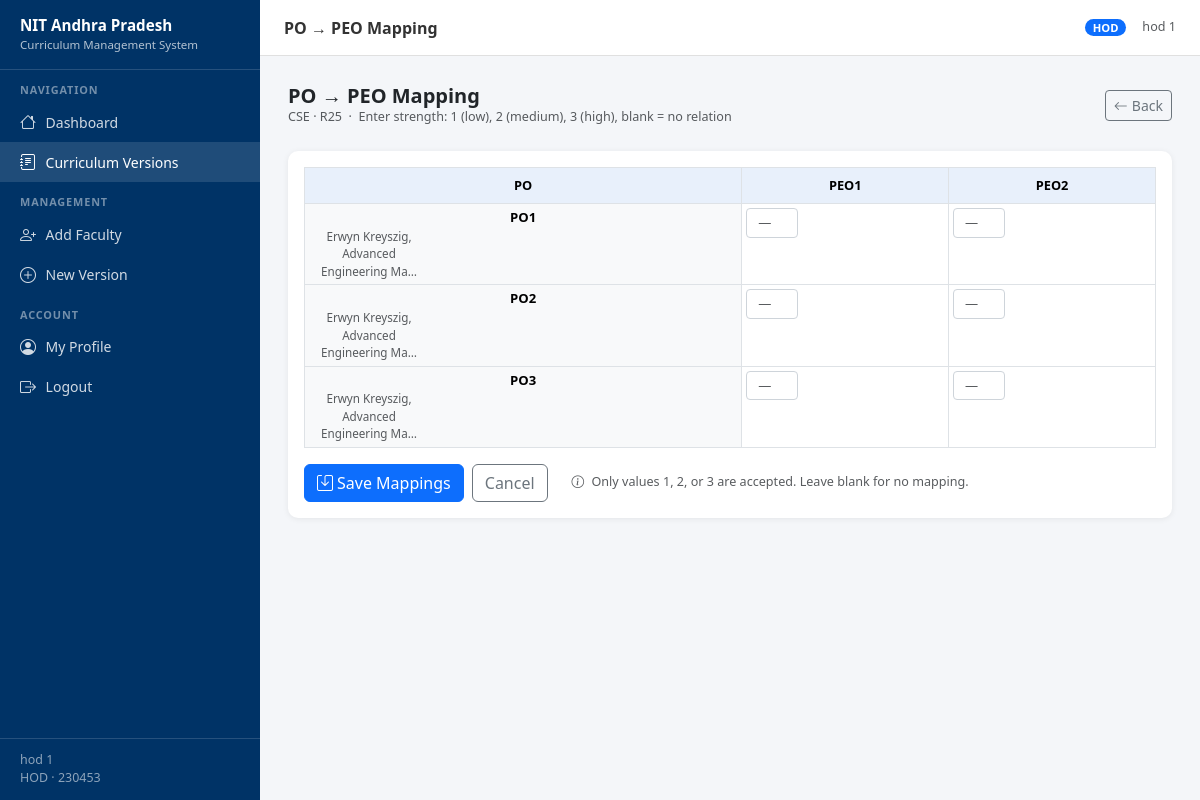
Screenshot of /curriculum/version/2/po-peo-mapping/ (signed in) with the database file from the repository.
### accounts/models.py (models this page shows, shortened)
class Profile(models.Model):
    ROLE_ADMIN = 'ADMIN'
    ROLE_HOD = 'HOD'
    ROLE_FACULTY = 'FACULTY'
    ROLE_CHOICES = [
        (ROLE_ADMIN, 'Admin'),
        (ROLE_HOD, 'HOD'),
        (ROLE_FACULTY, 'Faculty'),
    ]
    user = models.OneToOneField(User, on_delete=models.CASCADE, related_name='profile')
    role = models.CharField(max_length=20, choices=ROLE_CHOICES)
    department = models.ForeignKey(
        Department,
        on_delete=models.SET_NULL,
        null=True,
        blank=True,
        related_name='profiles'
    )
    employee_id = models.CharField(max_length=50, blank=True)
    phone = models.CharField(max_length=20, blank=True)
    created_at = models.DateTimeField(auto_now_add=True)
    class Meta:
        ordering = ['user__last_name', 'user__first_name']
    @property
    def is_admin(self):
        return self.role == self.ROLE_ADMIN
    @property
    def is_hod(self):
        return self.role == self.ROLE_HOD
    @property
    def display_name(self):
        full = self.user.get_full_name()
        return full if full.strip() else self.user.username

class Department(models.Model):
    name = models.CharField(max_length=200)
    code = models.CharField(max_length=20, unique=True)
    degree = models.CharField(max_length=100, default='B.Tech')
    created_at = models.DateTimeField(auto_now_add=True)
    updated_at = models.DateTimeField(auto_now=True)
    class Meta:
        ordering = ['name']

### curriculum/models.py (models this page shows, shortened)
class CurriculumVersion(models.Model):
    STATUS_DRAFT = 'DRAFT'
    STATUS_PUBLISHED = 'PUBLISHED'
    STATUS_ARCHIVED = 'ARCHIVED'
    STATUS_CHOICES = [
        (STATUS_DRAFT, 'Draft'),
        (STATUS_PUBLISHED, 'Published'),
        (STATUS_ARCHIVED, 'Archived'),
    ]
    department = models.ForeignKey(Department, on_delete=models.CASCADE, related_name='curriculum_versions')
    regulation = models.CharField(max_length=20, help_text="e.g. R20, R24, R28")
    academic_year = models.CharField(max_length=20, help_text="e.g. 2024-25")
    status = models.CharField(max_length=20, choices=STATUS_CHOICES, default=STATUS_DRAFT)
    institute_name = models.CharField(max_length=300, default="National Institute of Technology Andhra Pradesh")
    institute_vision = models.TextField(blank=True)
    institute_mission = models.JSONField(default=list, help_text="List of mission statement strings")
    dept_vision = models.TextField(blank=True)
    dept_mission = models.JSONField(default=list, help_text="List of mission statement strings")
    ga_intro = models.TextField(
        blank=True,
        default="The Graduate Attributes are the knowledge skills and attitudes which the students have at "
                "the time of graduation. These attributes are generic and are common to all engineering programs. "
                "These Graduate Attributes are identified by National Board of Accreditation."
    )
    created_by = models.ForeignKey(User, on_delete=models.SET_NULL, null=True, related_name='created_versions')
    created_at = models.DateTimeField(auto_now_add=True)
    updated_at = models.DateTimeField(auto_now=True)
    class Meta:
        ordering = ['-created_at']
        unique_together = [('department', 'regulation')]
        verbose_name = 'Curriculum Version'

class PEO(models.Model):
    curriculum_version = models.ForeignKey(CurriculumVersion, on_delete=models.CASCADE, related_name='peos')
    number = models.PositiveSmallIntegerField()
    description = models.TextField()
    class Meta:
        ordering = ['number']
        unique_together = [('curriculum_version', 'number')]

class ProgramOutcome(models.Model):
    curriculum_version = models.ForeignKey(CurriculumVersion, on_delete=models.CASCADE, related_name='program_outcomes')
    number = models.PositiveSmallIntegerField()
    description = models.TextField()
    class Meta:
        ordering = ['number']
        unique_together = [('curriculum_version', 'number')]

### curriculum/views.py (the view, shortened to what this page needs)
# urls.py: path('version/<int:version_pk>/po-peo-mapping/', views.edit_po_peo_mapping, name='edit_po_peo'),
@login_required
def edit_po_peo_mapping(request, version_pk):
    profile = get_profile(request)
    if not profile or not (profile.is_hod or profile.is_admin):
        return HttpResponseForbidden("Only HOD can edit mappings.")
    version = get_version_or_403(request, version_pk)
    if version is None:
        return HttpResponseForbidden()
    pos = version.program_outcomes.all()
    peos = version.peos.all()
    matrix = {}
    for po in pos:
        matrix[po.number] = {}
    mapping_objs = POPEOMapping.objects.filter(curriculum_version=version)
    for obj in mapping_objs:
        for peo_num, strength in obj.mappings.items():
            matrix[obj.program_outcome.number][int(peo_num)] = strength
    return render(request, 'curriculum/matrix_mapping.html', {
        'version': version,
        'row_items': pos,
        'col_items': peos,
        'row_label': 'PO',
        'col_label': 'PEO',
        'matrix': matrix,
        'title': 'PO → PEO Mapping',
        'form_action': request.path,
    })

### curriculum/templatetags/curriculum_extras.py (called while the page is built)
@register.filter
def get_item(dictionary, key):
    if dictionary:
        return dictionary.get(key)
    return None

### curriculum/views.py (called while the page is built)
def get_profile(request):
    try:
        return request.user.profile
    except Profile.DoesNotExist:
        return None

def get_version_or_403(request, version_pk):
    profile = get_profile(request)
    version = get_object_or_404(CurriculumVersion, pk=version_pk)
    if profile.is_admin:
        return version
    if version.department != profile.department:
        return None
    return version

### templates/curriculum/matrix_mapping.html (shortened to what this page needs)
{% extends "base.html" %}
{% load curriculum_extras %}
{% block page_title %}{{ title }}{% endblock %}
{% block nav_curriculum %}active{% endblock %}
{% block content %}
<div class="d-flex align-items-center justify-content-between mb-4">
  <div>
    <h5 class="fw-semibold mb-0">{{ title }}</h5>
    <div class="text-muted small">{{ version.department.name }} · {{ version.regulation }}
      &nbsp;·&nbsp; Enter strength: 1 (low), 2 (medium), 3 (high), blank = no relation
    </div>
  </div>
  <a href="{% url 'curriculum:version_detail' version.pk %}" class="btn btn-sm btn-outline-secondary">
    <i class="bi bi-arrow-left me-1"></i>Back
  </a>
</div>
<div class="card">
  <div class="card-body">
    <form method="post" action="{{ form_action }}" novalidate>
      <div class="table-responsive">
        <table class="table table-bordered mapping-grid mb-0" style="font-size:0.82rem;">
          <thead>
            <tr>
              <th class="text-center" style="min-width:70px;">{{ row_label }}</th>
              {% for col in col_items %}
              <th class="text-center" style="min-width:52px;">{{ col_label }}{{ col.number }}</th>
              {% endfor %}
            </tr>
          </thead>
          <tbody>
            {% for row in row_items %}
            <tr>
              <td class="fw-semibold text-center bg-light">
                {{ row_label }}{{ row.number }}
                {% if row.description %}
                <div class="text-muted fw-normal" style="font-size:0.73rem; white-space:normal; max-width:120px;">
                  {{ row.description|truncatechars:40 }}
                </div>
                {% endif %}
              </td>
              {% for col in col_items %}
              {% with field_name=row_label|lower|add:"_"|add:row.number|stringformat:"s"|add:"_"|add:col_label|lower|add:"_"|add:col.number|stringformat:"s" %}
              <td class="text-center p-1">
{% with row_map=matrix|get_item:row.number %}
{% with value=row_map|get_item:col.number %}
<input type="number"
       name="{{ field_name }}"
       min="1"
       max="3"
       step="1"
       value="{{ value|default:'' }}"
       class="form-control form-control-sm text-center p-1"
       style="width:52px; font-size:0.82rem;"
       placeholder="—">
{% endwith %}
{% endwith %}
</td>
              {% endwith %}
              {% endfor %}
            </tr>
            {% empty %}
            <tr>
              <td colspan="100" class="text-center text-muted py-4">
                No {{ row_label }}s defined. Please add them first.
              </td>
            </tr>
            {% endfor %}
          </tbody>
        </table>
      </div>
      <div class="d-flex gap-2 mt-3 align-items-center">
        <button type="submit" class="btn btn-primary">
          <i class="bi bi-save me-1"></i>Save Mappings
        </button>
        <a href="{% url 'curriculum:version_detail' version.pk %}" class="btn btn-outline-secondary">
          Cancel
        </a>
        <span class="text-muted small ms-3">
          <i class="bi bi-info-circle me-1"></i>
          Only values 1, 2, or 3 are accepted. Leave blank for no mapping.
        </span>
      </div>
    </form>
  </div>
</div>
{% endblock %}

### templates/base.html (shortened to what this page needs)
<!DOCTYPE html>
<html lang="en">
<head>
  <link href="https://cdn.jsdelivr.net/npm/bootstrap@5.3.3/dist/css/bootstrap.min.css" rel="stylesheet" />
  <link href="https://cdn.jsdelivr.net/npm/bootstrap-icons@1.11.3/font/bootstrap-icons.min.css" rel="stylesheet" />
</head>
<body>
<nav id="sidebar">
  <div class="brand">
    <div class="brand-title">NIT Andhra Pradesh</div>
    <div class="brand-sub">Curriculum Management System</div>
  </div>
  {% if user.is_authenticated %}
    {% with profile=user.profile %}
    <div class="nav-section-label">Navigation</div>
    <a href="{% url 'accounts:dashboard' %}" class="nav-link {% block nav_dashboard %}{% endblock %}">
      <i class="bi bi-house"></i> Dashboard
    </a>
    <a href="{% url 'curriculum:version_list' %}" class="nav-link {% block nav_curriculum %}{% endblock %}">
      <i class="bi bi-journal-text"></i> Curriculum Versions
    </a>
    {% if profile.is_admin or profile.is_hod %}
    <div class="nav-section-label">Management</div>
      {% if profile.is_hod %}
      <a href="{% url 'accounts:create_faculty' %}" class="nav-link">
        <i class="bi bi-person-plus"></i> Add Faculty
      </a>
      <a href="{% url 'curriculum:version_create' %}" class="nav-link">
        <i class="bi bi-plus-circle"></i> New Version
      </a>
      {% endif %}
    {% endif %}
    <div class="nav-section-label">Account</div>
    <a href="{% url 'accounts:edit_profile' %}" class="nav-link">
      <i class="bi bi-person-circle"></i> My Profile
    </a>
    <a href="{% url 'accounts:logout' %}" class="nav-link">
      <i class="bi bi-box-arrow-right"></i> Logout
    </a>
    <div class="sidebar-footer">
      <div>{{ profile.display_name }}</div>
      <div>{{ profile.get_role_display }}
        {% if profile.department %}· {{ profile.department.code }}{% endif %}
      </div>
    </div>
    {% endwith %}
  {% endif %}
</nav>
<div id="topbar">
  <span class="page-title">{% block page_title %}Dashboard{% endblock %}</span>
  {% if user.is_authenticated %}
    {% with profile=user.profile %}
    {% if profile.is_admin %}
      <span class="badge badge-role bg-danger">ADMIN</span>
    {% elif profile.is_hod %}
      <span class="badge badge-role bg-primary">HOD</span>
    {% else %}
      <span class="badge badge-role bg-secondary">FACULTY</span>
    {% endif %}
    <span class="text-muted small d-none d-sm-inline">{{ user.get_full_name|default:user.username }}</span>
    {% endwith %}
  {% endif %}
</div>
<div id="main-content">
  {% block content %}{% endblock %}
</div>
</body>
</html>

### templates/base.html (style rules this page uses)
:root { --sidebar-width: 260px; --topbar-height: 56px; --primary: #003366; --primary-light: #e8f0fb; --accent: #c8102e; --text-muted-custom: #6c757d; }
body { background: #f4f6f9; font-family: 'Segoe UI', sans-serif; font-size: 0.9rem; }
#sidebar { position: fixed; top: 0; left: 0; width: var(--sidebar-width); height: 100vh; background: var(--primary); display: flex; flex-direction: column; z-index: 1040; transition: transform 0.3s ease; overflow-y: auto; }
#sidebar .brand { padding: 1rem 1.25rem; border-bottom: 1px solid rgba(255,255,255,0.15); color: #fff; }
#sidebar .brand-title { font-size: 0.95rem; font-weight: 700; line-height: 1.3; }
#sidebar .brand-sub { font-size: 0.72rem; opacity: 0.7; }
#sidebar .nav-section-label { padding: 0.75rem 1.25rem 0.25rem; font-size: 0.68rem; font-weight: 700; text-transform: uppercase; letter-spacing: 0.08em; color: rgba(255,255,255,0.45); }
#sidebar .nav-link { padding: 0.5rem 1.25rem; color: rgba(255,255,255,0.82); border-radius: 0; display: flex; align-items: center; gap: 0.6rem; font-size: 0.875rem; transition: background 0.15s; }
#sidebar .nav-link:hover, #sidebar .nav-link.active { background: rgba(255,255,255,0.12); color: #fff; }
#sidebar .nav-link .bi { font-size: 1rem; flex-shrink: 0; }
#sidebar .sidebar-footer { margin-top: auto; padding: 0.75rem 1.25rem; border-top: 1px solid rgba(255,255,255,0.15); font-size: 0.78rem; color: rgba(255,255,255,0.55); }
#topbar { position: fixed; top: 0; left: var(--sidebar-width); right: 0; height: var(--topbar-height); background: #fff; border-bottom: 1px solid #e0e0e0; display: flex; align-items: center; padding: 0 1.5rem; z-index: 1030; gap: 1rem; }
#topbar .page-title { font-weight: 600; font-size: 1rem; color: #333; flex: 1; }
#topbar .badge-role { font-size: 0.7rem; padding: 0.3em 0.7em; border-radius: 20px; }
#main-content { margin-left: var(--sidebar-width); margin-top: var(--topbar-height); padding: 1.75rem; min-height: calc(100vh - var(--topbar-height)); }
.card { border: none; border-radius: 10px; box-shadow: 0 1px 6px rgba(0,0,0,0.07); }
.mapping-grid input[type=number] { width: 52px; text-align: center; border: 1px solid #ced4da; border-radius: 4px; padding: 3px; font-size: 0.82rem; }
.mapping-grid th { background: var(--primary-light); font-size: 0.8rem; text-align: center; }
.mapping-grid td { text-align: center; padding: 4px; }

### rows the page displays
Profile: display_name "hod 1", role "HOD", department.code "230453"
CurriculumVersion: department.name "CSE", regulation "R25"
PEO: col_label "PEO", number "1"
PEO: col_label "PEO", number "2"
ProgramOutcome: row_label "PO", number "1", description "Erwyn Kreyszig, Advanced Engineering Ma…"
ProgramOutcome: row_label "PO", number "2", description "Erwyn Kreyszig, Advanced Engineering Ma…"
ProgramOutcome: row_label "PO", number "3", description "Erwyn Kreyszig, Advanced Engineering Ma…"

### other values shown
{{ title }} "PO → PEO Mapping"
{{ user.get_full_name|default:user.username }} "hod 1"
{{ row_label }} "PO"
